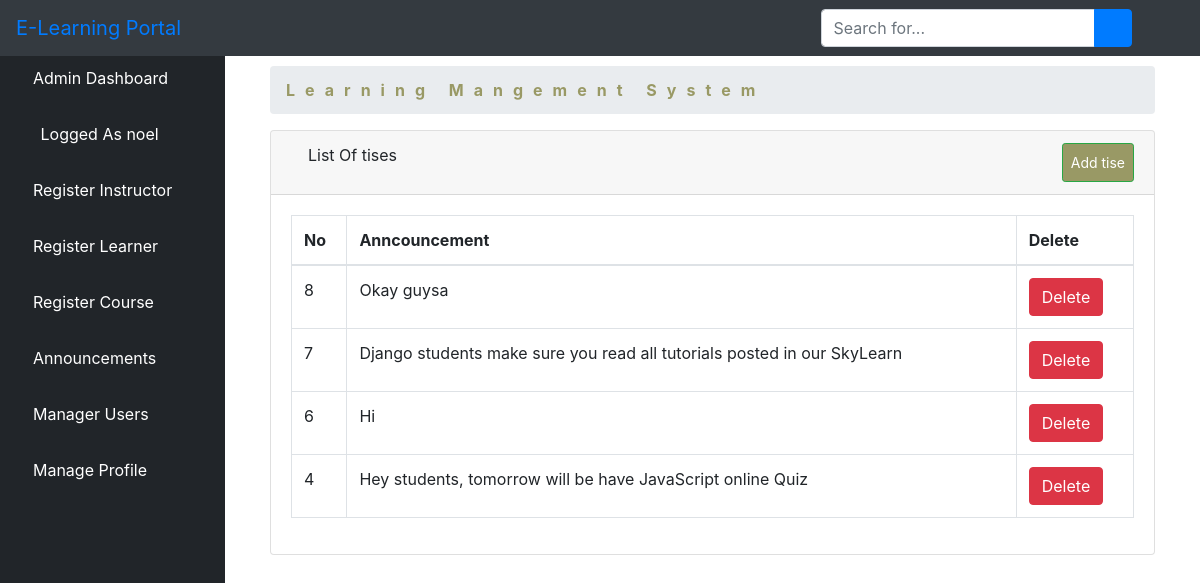
The app's page /alistalltise/ (signed in) with its own data.
### elearn/models.py (models this page shows, shortened)
class User(AbstractUser):
    is_learner = models.BooleanField(default=False)
    is_instructor = models.BooleanField(default=False)
    is_admin = models.BooleanField(default=False)

class Announcement(models.Model):
    user = models.ForeignKey(User, on_delete=models.CASCADE)
    content = models.TextField()
    posted_at = models.DateTimeField(auto_now=True, null=True)

### elearn/views.py (the view)
# urls.py: path('alistalltise/', views.ListAllTise.as_view(), name='alistalltise'),
class ListAllTise(LoginRequiredMixin, ListView):
    model = Announcement
    template_name = 'dashboard/admin/list_tises.html'
    context_object_name = 'tises'
    paginated_by = 10
    def get_queryset(self):
        return Announcement.objects.order_by('-id')

### elearn/templates/dashboard/admin/list_tises.html (shortened to what this page needs)
{% extends 'dashboard/admin/base.html' %}
{% block body %}
        <div class="container-fluid">
        <div class="row">
          <div class="col-12 mb-3">
          <div class="col-12 mb-3">
                <div id="content-wrapper">
        <div class="container-fluid">
            <ol class="breadcrumb">
                <li class="breadcrumb-item">
                    <a href="#" style="color: #999965; font-weight: bold; letter-spacing: 10px">Learning Mangement System</a>
                </li>
            </ol>
            <div class="card mb-3">
                <div class="card-header">
                    <i class="fas fa-table"></i>
                    List Of tises
                    <a  class="btn btn-sm btn-success" href="" style="padding: 8px; float: right; background-color: #999965; color: white;">Add tise</a>
                </div>
                <div class="card-body">
                    <div class="table-responsive">
                        <table class="table table-bordered" id="dataTable" width="100%" cellspacing="0">
                            <thead>
                            <tr>
                                <th>No</th>
                                <th>Anncouncement</th>
                                <th>Delete</th>
                            </tr>
                            </thead>
                            <tbody>
                              {% if tises %}
                              {% for tise in tises %}
                                <tr>
                                    <td>{{ tise.id }}</td>
                                    <td>{{ tise.content }}</td>
        <td>
          <a href="{% url 'adpost' tise.pk %}"><button type="button" class="btn btn-danger"> Delete</button></a></td>
                                </tr>
                                {% endfor %}
                                {% endif %}
                            </tbody>
                        </table>
                    </div>
                </div>
            </div>
        </div>
    </div>
          </div>
        </div>
      </div>
    </div>
{% endblock %}

### elearn/templates/dashboard/admin/base.html (shortened to what this page needs)
<!DOCTYPE html>
<html lang="en">
<head>
    {% load static %}
    <link href="{% static 'vendor/fontawesome-free/css/all.min.css' %}" rel="stylesheet" type="text/css">
    <link href="{% static 'vendor/datatables/dataTables.bootstrap4.css' %}" rel="stylesheet">
    <link href="{% static 'css/sb-admin.css' %}" rel="stylesheet">
</head>
<body id="page-top">
<nav class="navbar navbar-expand navbar-dark bg-dark fixed-top">
    <a class="navbar-brand mr-1 text-primary" href="">E-Learning Portal</a>
    <button class="btn btn-link btn-sm text-white order-1 order-sm-0" id="sidebarToggle" href="#">
        <i class="fas fa-bars"></i>
    </button>
    <form class="d-none d-md-inline-block form-inline ml-auto mr-0 mr-md-3 my-2 my-md-0">
        <div class="input-group">
            <input type="text" class="form-control" placeholder="Search for..." aria-label="Search" aria-describedby="basic-addon2">
            <div class="input-group-append">
                <button class="btn btn-primary" type="button">
                    <i class="fas fa-search"></i>
                </button>
            </div>
        </div>
    </form>
    <ul class="navbar-nav ml-auto ml-md-0">
        <li class="nav-item dropdown no-arrow">
            <a class="nav-link dropdown-toggle" href="#" id="userDropdown" role="button" data-toggle="dropdown" aria-haspopup="true" aria-expanded="false">
                <i class="fas fa-user-circle fa-fw text-primary"></i>
            </a>
        </li>
    </ul>
</nav>
<div id="wrapper" style="padding-top: 50px;">
<ul class="sidebar navbar-nav">
    <li class="nav-item active">
        <a class="nav-link" href="{% url 'dashboard' %}">
         <i class="fa fa-home" aria-hidden="true"></i>
            <span>Admin Dashboard</span>
        </a>
    </li>
    <li class="nav-item active">
        <a class="nav-link" href="">
            <i class="fas fa-user-circle fa-fw text-primary"></i>
            <span>Logged As {{ user.username }}</span>
        </a>
    </li>
    <li class="nav-item">
        <a class="nav-link" href="{% url 'isign' %}">
        <i class="fas fa-chalkboard-teacher"></i>
            <span style="color: white">Register Instructor</span>
        </a>
    </li>
     <li class="nav-item">
        <a class="nav-link" href="{% url 'addlearner' %}">
        <i class="fas fa-user-graduate"></i>
            <span style="color: white">Register Learner</span>
        </a>
    </li>
    <li class="nav-item">
        <a class="nav-link" href="{% url 'course' %}">
        <i class="fas fa-book-reader"></i>
            <span style="color: white">Register Course</span>
        </a>
    </li>
    <li class="nav-item dropdown no-arrow">
                            <a class="nav-link dropdown-toggle" data-toggle="dropdown" aria-haspopup="true" aria-expanded="false" href="">
        <i class="fas fa-bell"></i>
            <span style="color: white">Announcements</span>
        </a>
        </li>
    <li class="nav-item">
        <a class="nav-link" href="{% url 'aluser' %}">
            <i class="fas fa-users"></i>
            <span style="color: white">Manager Users</span>
        </a>
    </li>
    <li class="nav-item dropdown no-arrow">
                            <a class="nav-link dropdown-toggle" data-toggle="dropdown" aria-haspopup="true" aria-expanded="false" href="">
            <i class="fas fa-user"></i>
            <span style="color: white">Manage Profile</span>
        </a>
        </li>
</ul>
    {% block body %}{% endblock %}
</div>

### records on screen
User: username "noel"
Announcement: id "8", content "Okay guysa"
Announcement: id "7", content "Django students make sure you read all tutorials posted in our SkyLearn"
Announcement: id "6", content "Hi"
Announcement: id "4", content "Hey students, tomorrow will be have JavaScript online Quiz"
